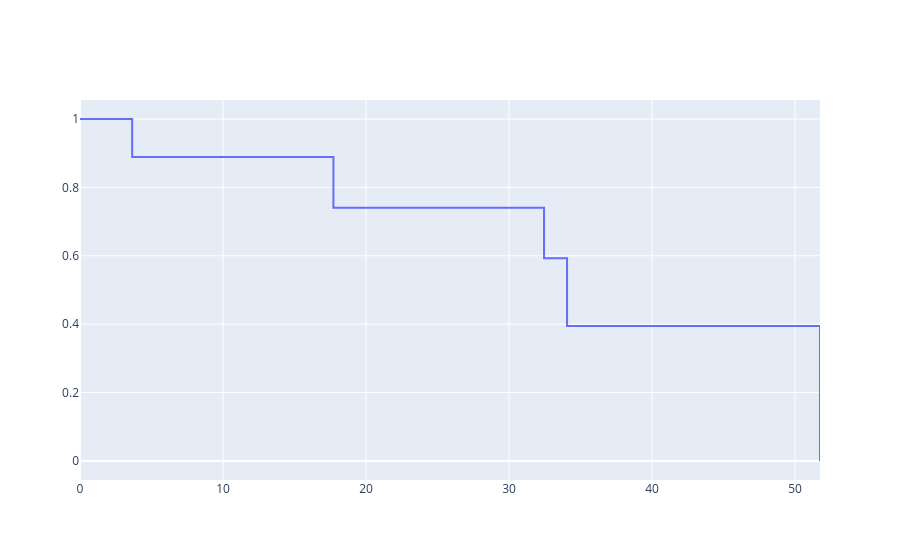

Here is the notebook cell this chart was saved with:
### Code cell
# Add the high-TMB survival curve

fig.add_trace(
    go.Scatter(
        x=kmf_high.survival_function_.index,
        y=kmf_high.survival_function_[
            "High TMB"
        ],
        mode="lines",
        line_shape="hv",
        name="High TMB",
        hovertemplate=(
            "Time: %{x:.1f} months"
            "<br>Survival probability: %{y:.3f}"
            "<extra></extra>"
        )
    )
)

### Figure 1 — Plotly figure (JSON) as saved in the notebook; plotly's stock layout.template omitted (floating-point values rounded to 4 significant figures)
{"data": [{"hovertemplate": "Time: %{x:.1f} months<br>Survival probability: %{y:.3f}<extra></extra>", "line": {"shape": "hv"}, "mode": "lines", "name": "High TMB", "type": "scatter", "x": [0.0, 3.649, 11.47, 14.76, 17.72, 32.45, 33.27, 34.06, 40.7, 51.75], "y": [1.0, 0.8889, 0.8889, 0.8889, 0.7407, 0.5926, 0.5926, 0.3951, 0.3951, 0.0]}], "layout": {}}
